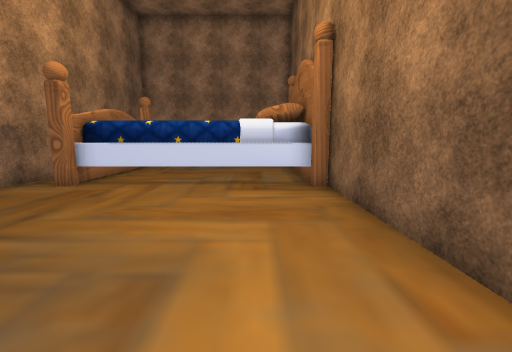
[1] (above)

12 first-person views from a walk through a 3-D level made in the Unity game engine. The camera is 1.4 m above the floor, tilts 8° down and sees 90° across. The floor is counted in squares, 1 m on a side. Each view is taken from the middle of a square. On the plan, view 1 faces up. The plan holds only what a view shows up to about 13 squares ahead; the rest is blank. The place goes on beyond the plan. Some surface patterns are stand-ins.

[2]
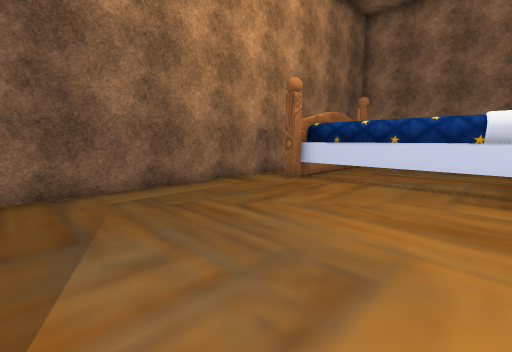

[3]
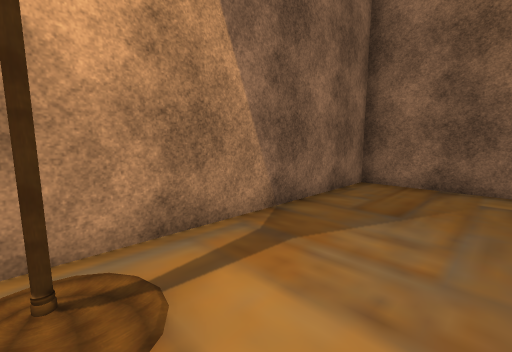

[4]
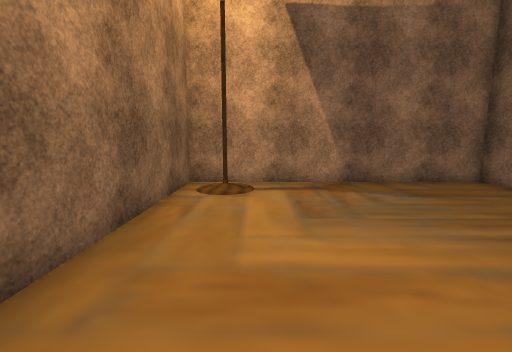

[5]
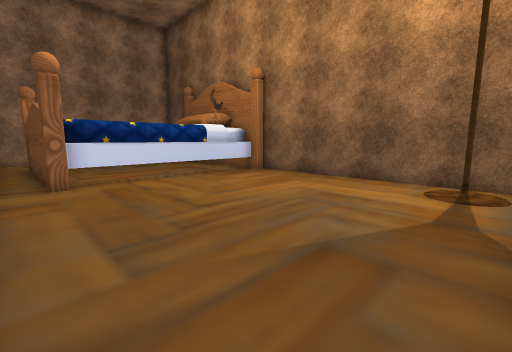

[6]
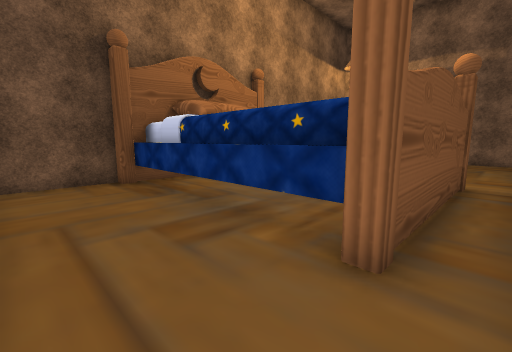

[7]
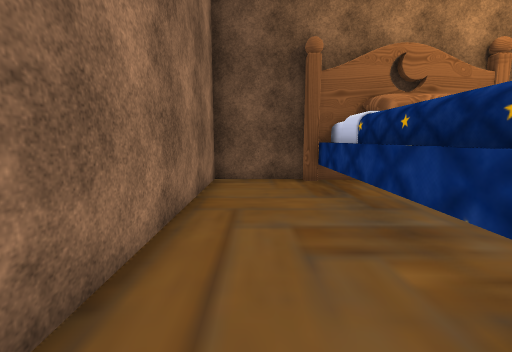

[8]
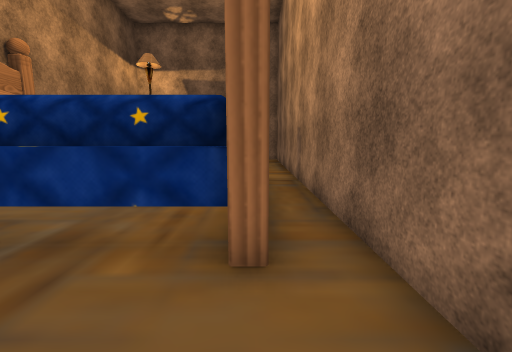

[9]
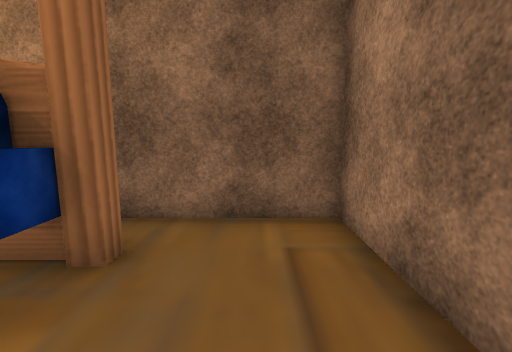

[10]
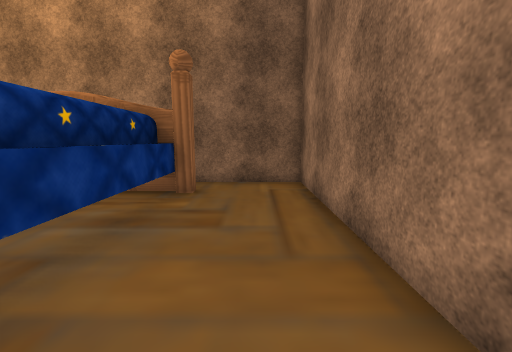

[11]
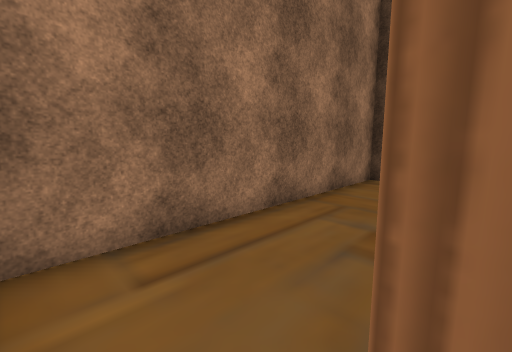

[12]
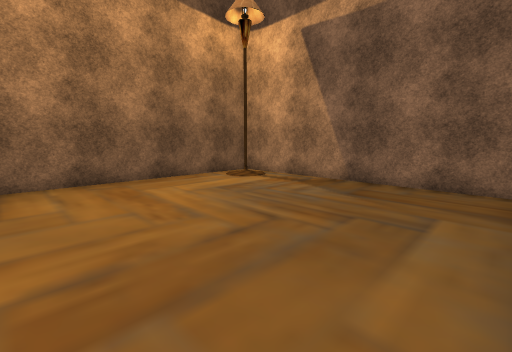

### Floor plan
Points are (right, up) in squares from view 1. A wall is a line through its corners. A room is listed if a view was taken in it or the views show most of it. See-through windows are left out.
Room 1 (views 1, 2, 3, 4, 5, 12)
walls: (-5.7, 7.7) (-6.1, 7.7); (-7.5, 7.5) (-7.5, -1.5) (2.2, -1.5) (2.2, 7.7); (1.9, 8.1) (-5.7, 8.1); (1.7, 8.5) (-5.8, 8.5)
ways out: opening at (-7, 8) to room 2
Room 2 (views 6, 7, 8, 9, 10, 11)
walls: (-5.9, 13.8) (1.9, 13.8); (-5.7, 13.4) (1.7, 13.4); (2.2, 14.3) (2.2, 17.5) (-7.5, 17.5) (-7.5, 7.5); (-6.1, 7.7) (-6.1, 14.3) (-5.7, 14.3)
ways out: opening at (-7, 8) to room 1

Positions as (right, up) in squares from view 1, and headings:
1: (0, 0), facing up
2: (0, 0), facing up-left
3: (1, 2), facing down-left
4: (0, 7), facing down
5: (-7, -1), facing up-right
6: (-7, 17), facing down-right
7: (-7, 16), facing right
8: (-6, 17), facing down
9: (-3, 16), facing left
10: (1, 16), facing left
11: (-7, 14), facing up-right
12: (-7, 7), facing down-right
